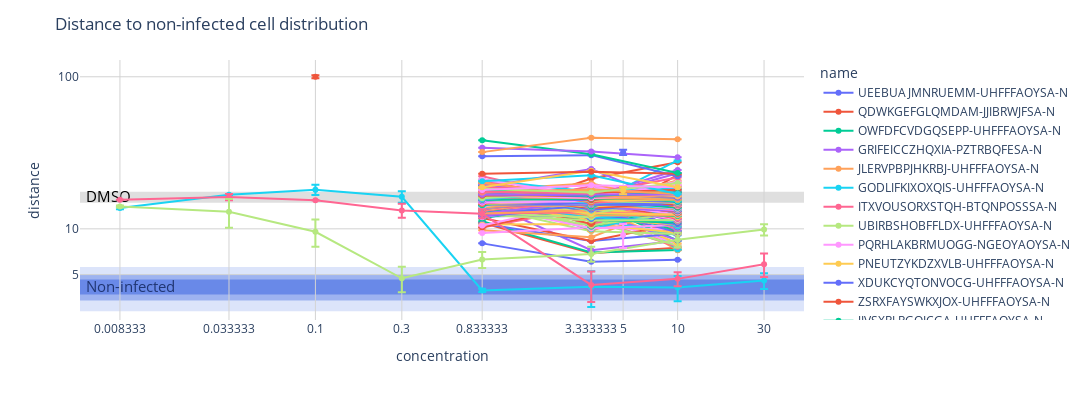

The notebook cell this image was saved under:
### Markdown cell above
##### Analog

### Code cell
# Extract analogs
analog_id = subset[subset['type'] == 'analog']['batch_id'].to_list()
analogs = compounds[compounds['batch_id'].isin(analog_id)].copy()

# Concatenate with control
selected_compounds = pd.concat([analogs, antiviral_control, cp_control])

plot_compounds_interactive(selected_compounds, dmso)
